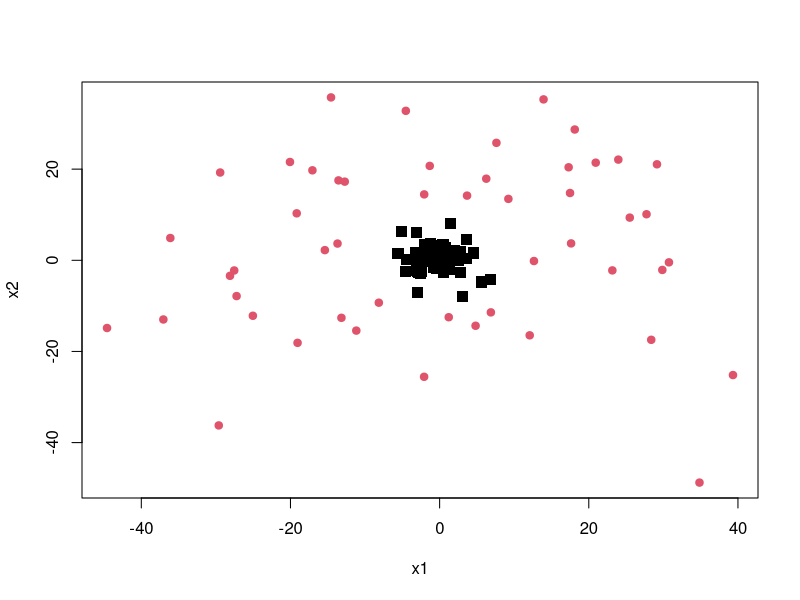
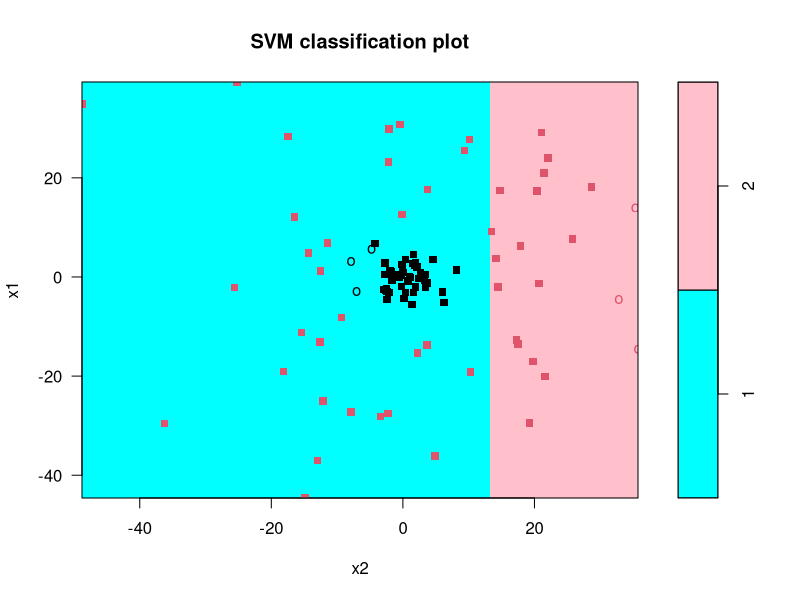
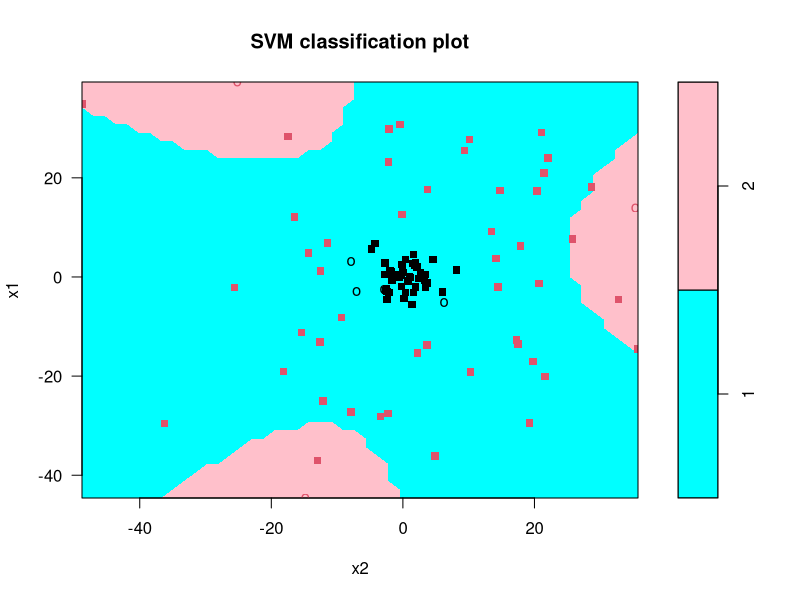
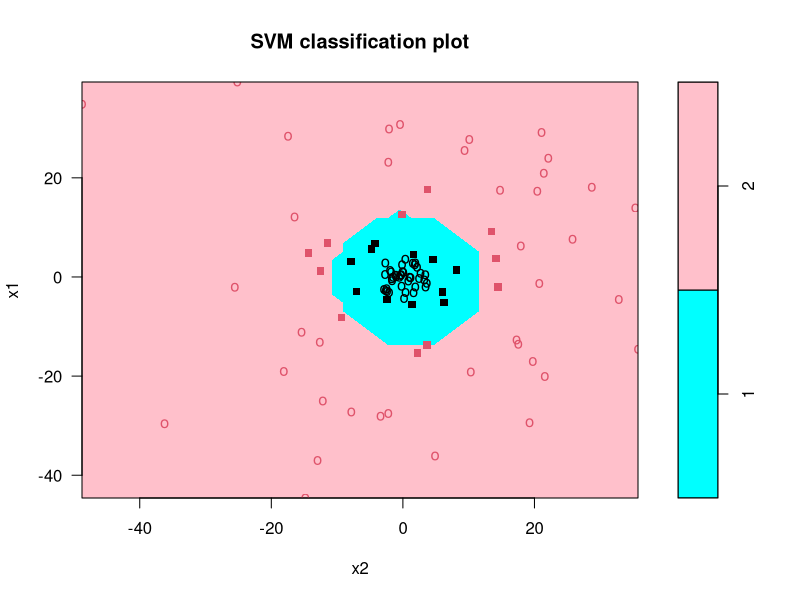
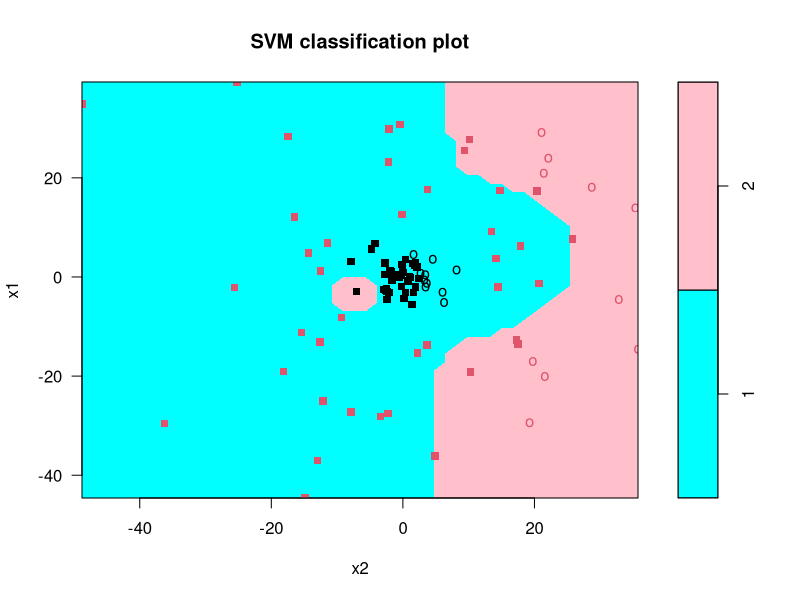
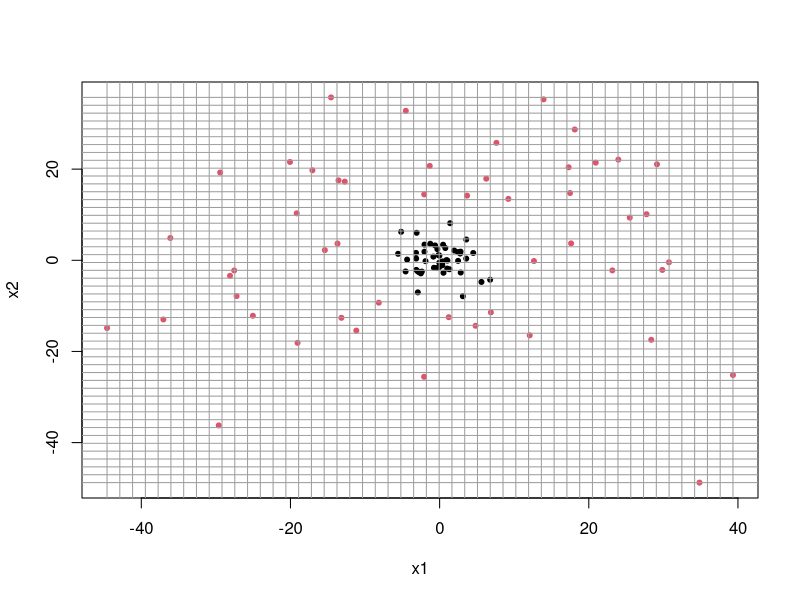
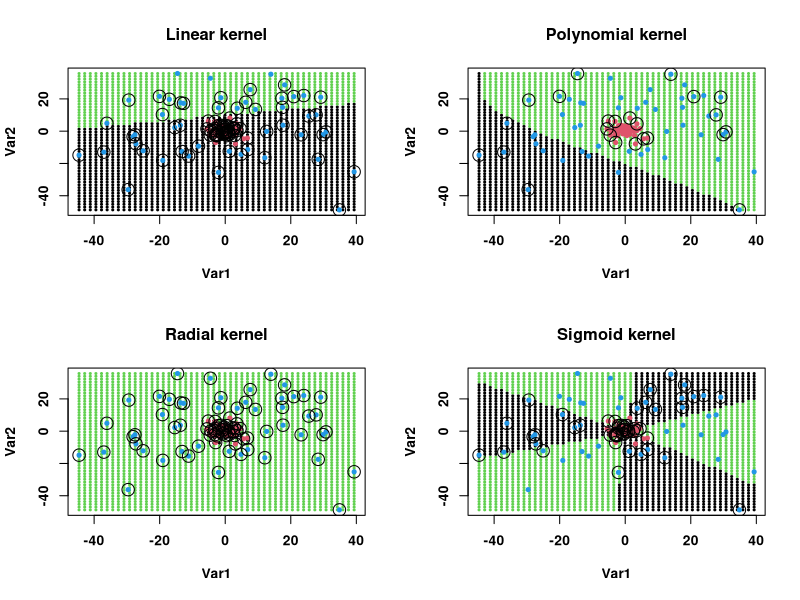
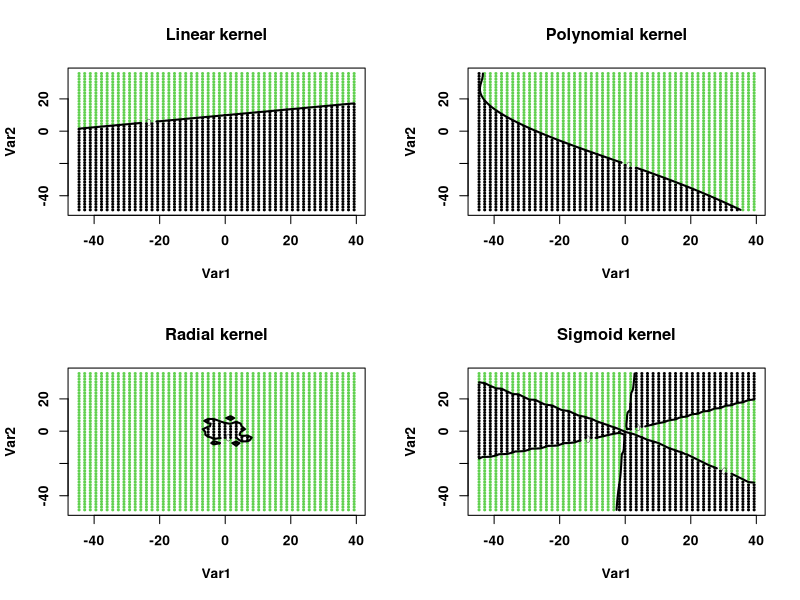

The R source for these figures, in order:
# --------------------------------------------------------
# ST4061 / ST6041
# 2023-24
# Eric Wolsztynski
# ...
# Section 5: demo code for effect of kernel on SVM
# Here we simulate 2D data that have a circular spatial 
# distribution, to see the effect of the choice of kernel 
# shape on decision boundaries
# --------------------------------------------------------

rm(list=ls())
library(e1071)

# Simulate circular data...

# simulate 2-class circular data:
set.seed(4061)
n = 100
S1 = 15; S2 = 3
x1 = c(rnorm(60, m=0, sd=S1), rnorm(40, m=0, sd=S2))
x2 = c(rnorm(60, m=0, sd=S1), rnorm(40, m=0, sd=S2))
# corresponding 2D circular radii:
rads = sqrt(x1^2+x2^2)
# make up the 2 classes in terms of whether lower or 
# greater than median radius:
c1 = which(rads<median(rads))
c2 = c(1:n)[-c1]
# now we apply scaling factors to further separate the 
# 2 classes:
x1[c1] = x1[c1]/1.2
x2[c1] = x2[c1]/1.2
x1[c2] = x1[c2]*1.2
x2[c2] = x2[c2]*1.2
# label data according to class membership:
lab = rep(1,n)
lab[c2] = 2
par(mfrow=c(1,1))
plot(x1,x2,col=c(1,2)[lab], pch=c(15,20)[lab], cex=1.5)

# create final data frame:
x = data.frame(x1,x2)
y = as.factor(lab)
dat = cbind(x,y)

# apply SVMs with different choices of kernel shapes:
svmo.lin = svm(y~., data=dat, kernel='linear')
svmo.pol = svm(y~., data=dat, kernel='polynomial')
svmo.rad = svm(y~., data=dat, kernel='radial')
svmo.sig = svm(y~., data=dat, kernel='sigmoid')

plot(svmo.lin, dat, col=c("cyan","pink"), svSymbol=15)
plot(svmo.pol, dat, col=c("cyan","pink"), svSymbol=15)
plot(svmo.rad, dat, col=c("cyan","pink"), svSymbol=15)
plot(svmo.sig, dat, col=c("cyan","pink"), svSymbol=15)

#### NOTE: the code below is outside the scope of this course! 
#### It is used here for illustrations purposes only.

# this call format is easier when using predict():
svmo.lin = svm(x, y, kernel='linear', scale=F)
svmo.pol = svm(x, y, kernel='polynomial', scale=F)
svmo.rad = svm(x, y, kernel='radial', scale=F)
svmo.sig = svm(x, y, kernel='sigmoid', scale=F)

# evaluate the SVM boundaries on a regular 2D grid of points:
ng    = 50
xrg   = apply(x, 2, range)
x1g   = seq(xrg[1,1], xrg[2,1], length=ng)
x2g   = seq(xrg[1,2], xrg[2,2], length=ng)
xgrid = expand.grid(x1g, x2g)
plot(x, col=c(1,2)[y], pch=20)
abline(v=x1g, col=8, lty=1)
abline(h=x2g, col=8, lty=1)
#
ygrid.lin = predict(svmo.lin, xgrid)
ygrid.pol = predict(svmo.pol, xgrid)
ygrid.rad = predict(svmo.rad, xgrid)
ygrid.sig = predict(svmo.sig, xgrid)

par(mfrow=c(2,2), font.lab=2, font.axis=2)
CEX = .5
COLS = c(1,3)
DCOLS = c(2,4)
#
plot(xgrid, pch=20, col=COLS[as.numeric(ygrid.lin)], cex=CEX, main="Linear kernel")
points(x, col=DCOLS[as.numeric(y)], pch=20)
# points(x[svmo.lin$index,], pch=21, cex=2)
points(svmo.lin$SV, pch=21, cex=2) # same as previous line!
#
plot(xgrid, pch=20, col=COLS[as.numeric(ygrid.pol)], cex=CEX, main="Polynomial kernel")
points(x, col=DCOLS[as.numeric(y)], pch=20)
points(x[svmo.pol$index,], pch=21, cex=2)
#
plot(xgrid, pch=20, col=COLS[as.numeric(ygrid.rad)], cex=CEX, main="Radial kernel")
points(x, col=DCOLS[as.numeric(y)], pch=20)
points(x[svmo.rad$index,], pch=21, cex=2)
#
plot(xgrid, pch=20, col=COLS[as.numeric(ygrid.sig)], cex=CEX, main="Sigmoid kernel")
points(x, col=DCOLS[as.numeric(y)], pch=20)
points(x[svmo.sig$index,], pch=21, cex=2)

# Alternative plot:
par(mfrow=c(2,2), font.lab=2, font.axis=2)
CEX = .5
COLS = c(1,3)
DCOLS = c(2,4)
#
L1 = length(x1g)
L2 = length(x2g)
#
plot(xgrid, pch=20, col=COLS[as.numeric(ygrid.lin)], cex=CEX, main="Linear kernel")
bnds = attributes(predict(svmo.lin, xgrid, decision.values=TRUE))$decision
contour(x1g, x2g, matrix(bnds, L1, L2), level=0, add=TRUE, lwd=2)
#
plot(xgrid, pch=20, col=COLS[as.numeric(ygrid.pol)], cex=CEX, main="Polynomial kernel")
bnds = attributes(predict(svmo.pol, xgrid, decision.values=TRUE))$decision
contour(x1g, x2g, matrix(bnds, L1, L2), level=0, add=TRUE, lwd=2)
#
plot(xgrid, pch=20, col=COLS[as.numeric(ygrid.rad)], cex=CEX, main="Radial kernel")
bnds = attributes(predict(svmo.rad, xgrid, decision.values=TRUE))$decision
contour(x1g, x2g, matrix(bnds, L1, L2), level=0, add=TRUE, lwd=2)
#
plot(xgrid, pch=20, col=COLS[as.numeric(ygrid.sig)], cex=CEX, main="Sigmoid kernel")
bnds = attributes(predict(svmo.sig, xgrid, decision.values=TRUE))$decision
contour(x1g, x2g, matrix(bnds, L1, L2), level=0, add=TRUE, lwd=2)

# NB: naive Bayes decision boundary is obtained with
# contour(x1g, x2g, matrix(bnds, L1, L2), level=0.5, add=TRUE, col=4, lwd=2)
